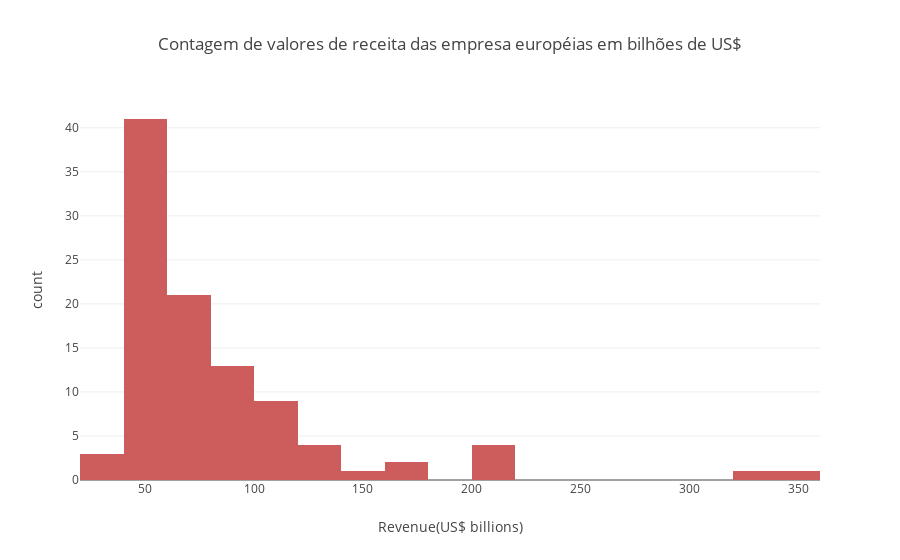

Notebook cell for this chart:
### Code cell
#Criando gráficos de dispersão dos dados dos países Europeus
fig = px.histogram(dados_europa, x='Revenue(US$ billions)', 
             title='Contagem de valores de receita das empresa européias em bilhões de US$', color_discrete_sequence=['indianred'])
fig.show()

### Figure 1 — Plotly figure (JSON) as saved in the notebook; plotly's stock layout.template omitted (floating-point values rounded to 4 significant figures)
{"data": [{"bingroup": "x", "hovertemplate": "Revenue(US$ billions)=%{x}<br>count=%{y}<extra></extra>", "legendgroup": "", "marker": {"color": "indianred", "pattern": {"shape": ""}}, "name": "", "orientation": "v", "showlegend": false, "type": "histogram", "x": [348.4, 323.2, 218.9, 217.8, 213.0, 204.9, 168.9, 165.6, 151.0, 137.2, 136.1, 134.9, 121.0, 116.7, 113.5, 107.5, 107.2, 103.5, 103.3, 102.5, 101.3, 100.3, 99.16, 90.02, 95.83, 93.36, 93.14, 90.06, 90.79, 90.41, 89.26, 88.72, 86.39, 86.23, 82.93, 75.75, 75.01, 74.49, 73.77, 71.25, 70.75, 68.28, 67.48, 67.27, 66.98, 66.7, 65.98, 64.9, 64.44, 63.8, 63.35, 63.33, 60.65, 60.6, 60.42, 60.4, 59.38, 57.02, 56.98, 56.62, 54.45, 54.09, 54.04, 53.33, 53.2, 52.1, 52.0, 51.83, 51.5, 51.06, 50.93, 50.62, 50.41, 50.21, 49.8, 49.73, 49.03, 48.87, 48.57, 48.37, 48.13, 48.04, 48.03, 47.7, 46.94, 46.16, 45.81, 45.49, 45.15, 44.78, 44.52, 43.95, 42.66, 41.11, 41.11, 40.45, 40.03, 35.8, 38.81, 38.63], "xaxis": "x", "yaxis": "y"}], "layout": {"barmode": "relative", "legend": {"tracegroupgap": 0}, "title": {"text": "Contagem de valores de receita das empresa européias em bilhões de US$"}, "xaxis": {"anchor": "y", "domain": [0, 1], "title": {"text": "Revenue(US$ billions)"}}, "yaxis": {"anchor": "x", "domain": [0, 1], "title": {"text": "count"}}}}
